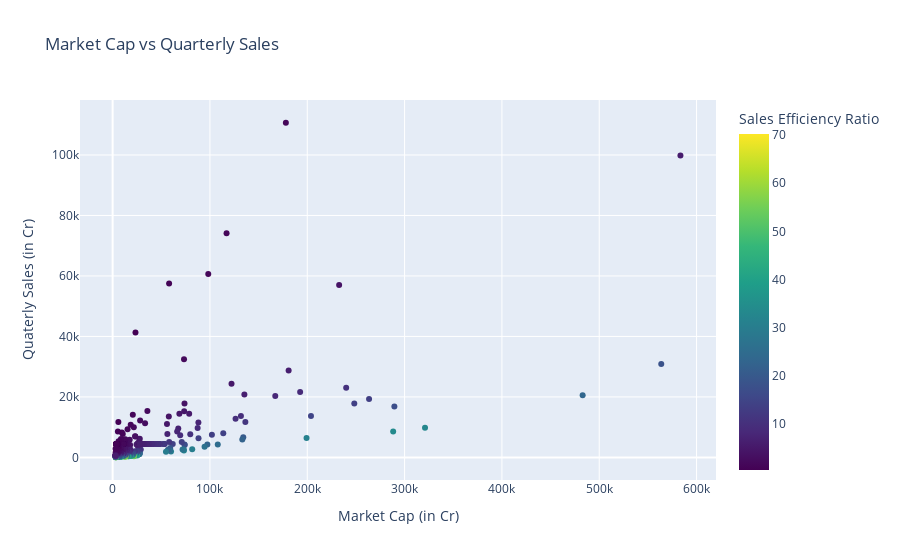
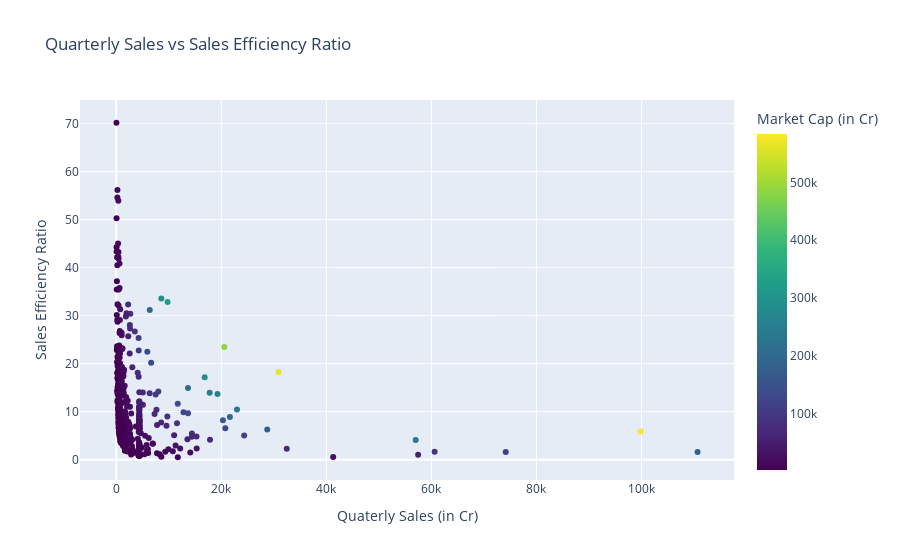

The notebook cell these images were saved under, in order:
### Code cell
# Scatter plot for Market Cap vs Quarterly Sales
fig_market_sales = px.scatter(df, x='Market Cap (in Cr)', y='Quaterly Sales (in Cr)',
                              title='Market Cap vs Quarterly Sales',
                              labels={'Market Cap (in Cr)': 'Market Cap (in Cr)',
                                      'Quarterly Sales (in Cr)': 'Quarterly Sales (in Cr)'},
                              hover_name='Name of Company',
                              color='Sales Efficiency Ratio',
                              color_continuous_scale='Viridis',width=1500,height=500)

fig_market_sales.show()

# Scatter plot for Quarterly Sales vs Sales Efficiency Ratio
fig_sales_efficiency = px.scatter(df, x='Quaterly Sales (in Cr)', y='Sales Efficiency Ratio',
                                  title='Quarterly Sales vs Sales Efficiency Ratio',
                                  labels={'Quarterly Sales (in Cr)': 'Quarterly Sales (in Cr)',
                                          'Sales Efficiency Ratio': 'Sales Efficiency Ratio'},
                                  hover_name='Name of Company',
                                  color='Market Cap (in Cr)',
                                  color_continuous_scale='Viridis',width=1500,height=500)

fig_sales_efficiency.show()

### Figure 1 — Plotly figure (JSON) as saved in the notebook; plotly's stock layout.template omitted (floating-point values rounded to 4 significant figures; data arrays with more than 128 entries replaced by an {"elided": "..."} marker saying what was removed)
{"data": [{"hovertemplate": "<b>%{hovertext}</b><br><br>Market Cap (in Cr)=%{x}<br>Quaterly Sales (in Cr)=%{y}<br>Sales Efficiency Ratio=%{marker.color}<extra></extra>", "hovertext": {"elided": "488 str values"}, "legendgroup": "", "marker": {"color": {"elided": "488 float values"}, "coloraxis": "coloraxis", "symbol": "circle"}, "mode": "markers", "name": "", "orientation": "v", "showlegend": false, "type": "scatter", "x": {"elided": "488 float values"}, "xaxis": "x", "y": {"elided": "488 float values"}, "yaxis": "y"}], "layout": {"coloraxis": {"colorbar": {"title": {"text": "Sales Efficiency Ratio"}}, "colorscale": [[0, "#440154"], [0.1111, "#482878"], [0.2222, "#3e4989"], [0.3333, "#31688e"], [0.4444, "#26828e"], [0.5556, "#1f9e89"], [0.6667, "#35b779"], [0.7778, "#6ece58"], [0.8889, "#b5de2b"], [1, "#fde725"]]}, "legend": {"tracegroupgap": 0}, "title": {"text": "Market Cap vs Quarterly Sales"}, "xaxis": {"anchor": "y", "domain": [0, 1], "title": {"text": "Market Cap (in Cr)"}}, "yaxis": {"anchor": "x", "domain": [0, 1], "title": {"text": "Quaterly Sales (in Cr)"}}}}

### Figure 2 — Plotly figure (JSON) as saved in the notebook; plotly's stock layout.template omitted (floating-point values rounded to 4 significant figures; data arrays with more than 128 entries replaced by an {"elided": "..."} marker saying what was removed)
{"data": [{"hovertemplate": "<b>%{hovertext}</b><br><br>Quaterly Sales (in Cr)=%{x}<br>Sales Efficiency Ratio=%{y}<br>Market Cap (in Cr)=%{marker.color}<extra></extra>", "hovertext": {"elided": "488 str values"}, "legendgroup": "", "marker": {"color": {"elided": "488 float values"}, "coloraxis": "coloraxis", "symbol": "circle"}, "mode": "markers", "name": "", "orientation": "v", "showlegend": false, "type": "scatter", "x": {"elided": "488 float values"}, "xaxis": "x", "y": {"elided": "488 float values"}, "yaxis": "y"}], "layout": {"coloraxis": {"colorbar": {"title": {"text": "Market Cap (in Cr)"}}, "colorscale": [[0, "#440154"], [0.1111, "#482878"], [0.2222, "#3e4989"], [0.3333, "#31688e"], [0.4444, "#26828e"], [0.5556, "#1f9e89"], [0.6667, "#35b779"], [0.7778, "#6ece58"], [0.8889, "#b5de2b"], [1, "#fde725"]]}, "legend": {"tracegroupgap": 0}, "title": {"text": "Quarterly Sales vs Sales Efficiency Ratio"}, "xaxis": {"anchor": "y", "domain": [0, 1], "title": {"text": "Quaterly Sales (in Cr)"}}, "yaxis": {"anchor": "x", "domain": [0, 1], "title": {"text": "Sales Efficiency Ratio"}}}}
